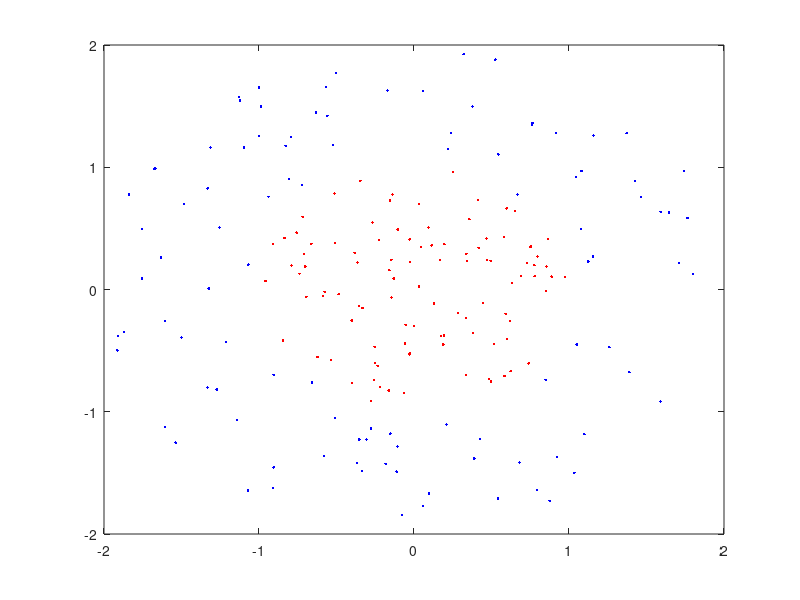

Source code (MATLAB): (Note: this script raises an error after producing the figure.)
r = sqrt(rand(100,1)); % radius
t = 2*pi*rand(100,1); % angle
data1 = [r.*cos(t), r.*sin(t)]; % points
r2 = sqrt(3*rand(100,1)+1); % radius
t2 = 2*pi*rand(100,1); % angle
data2 = [r2.*cos(t2), r2.*sin(t2)]; % points
plot(data1(:,1),data1(:,2),'r.')
hold on
plot(data2(:,1),data2(:,2),'b.')
ezpolar(@(x)1);ezpolar(@(x)2);
axis equal
hold off
data3 = [data1;data2];
theclass = ones(200,1);
theclass(1:100) = -1;
cl = svmtrain(data3,theclass,'Kernel_Function','rbf',...
    'boxconstraint',Inf,'showplot',true);
hold on
axis equal
ezpolar(@(x)1)
hold off
